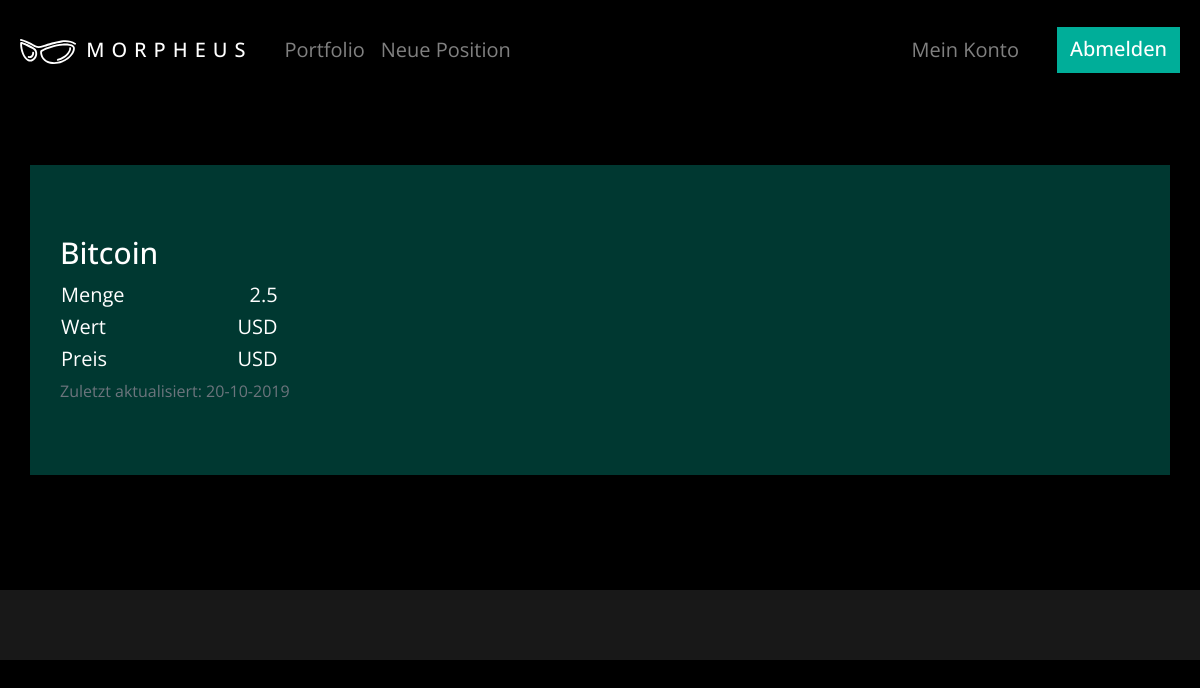
The app's page /position/1 (signed in) with its own data.
### morpheus/models.py (models this page shows, shortened)
class Position(db.Model):
    id = db.Column(db.Integer, primary_key=True)
    name = db.Column(db.String(100), nullable=False)
    amount = db.Column(db.Float, nullable=False)
    date_posted = db.Column(db.DateTime, nullable=False, default=datetime.utcnow)
    user_id = db.Column(db.Integer, db.ForeignKey('user.id'), nullable=False)

### morpheus/routes.py (the view)
@app.route("/position/<int:position_id>")
@login_required
def position(position_id):
	position = Position.query.get_or_404(position_id)
	return render_template("position.html", title=position.name, position=position)

### morpheus/models.py (called while the page is built)
@login_manager.user_loader
def load_user(user_id):
    return User.query.get(int(user_id))

### morpheus/templates/position.html
{% extends "layout.html" %}
{% block content %}
    <section class="portfolio-single-positions">
	  		<div class="spalten col-12">
	  			<div class="spalte">
		      <article>
		         	<h2>{{ position.name }}</h2>
		         	<table>
		         		<tr>
		         			<td class="td-title">Menge</td>
		         			<td class="td-data">{{ position.amount }} {{ position.symbol }}</td>
		         		</tr>
		         		<tr>
				            <td class="td-title">Wert</td>
				            <td class="td-data">{{ value }} USD</td>
		        		</tr>
		        		<tr>
				            <td class="td-title">Preis</td>
				            <td class="td-data">{{ price }} USD</td>
		        		</tr>
		     	</table>
		     	<small class="text-muted">Zuletzt aktualisiert: {{ position.date_posted.strftime("%d-%m-%Y") }}</small>
		      </article>
		  </div>
		 </div>
		 </section>
{% endblock content %}

### morpheus/static/main.css (style rules this page uses)
html { position: relative; min-height: 100%; }
article, aside, details, figcaption, figure, footer, header, hgroup, menu, nav, section { display: block; }
body { margin: 100px 0 0 0 !important; background: rgb(0, 0, 0); background-size: cover; color: #ffffff; padding:0; font-family: 'Open Sans', sans-serif; font-size: 20px; font-weight: 400; }
.portfolio-single-positions { margin: 0 -15px -15px -15px; }
.spalten { float: left; }
.spalte { background-color: #003831; padding: 70px 30px 70px 30px; margin: 15px 0; }
.spalte h2 { font-size: 30px; color: #ffffff; }
.td-title { width: 30%; }
.td-data { width: 70%; text-align: right; }

### records on screen
Position: name "Bitcoin", amount "2.5", date_posted "20-10-2019"
